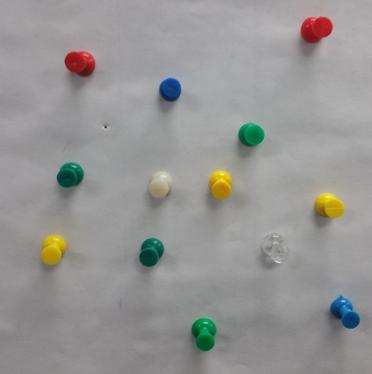
%> input picture Pins_Detection_Project0/Code/Method2/TestImgResized.jpg, 372 x 374 px
$ octave Method2_main.m   (GNU Octave 9; MATLAB toolbox functions it lacks are replaced by stand-ins)
%> lines starting %> are read from the running program, lines starting %| are printed output that depends on the picture; in (x1, y1, x2, y2) boxes, pixels count from 0 and x2, y2 are one past the last pixel; in counts of white or black regions, pixels touching at a corner belong together; the program's own positions count from 1
### Pins_Detection_Project0/Code/Method1 (Final)/lowpass.m
%Code by Abhishek Kathpal

function filtered_image = lowpass(image,sigma)

% gaussian kernel 3*3
[A,B]=meshgrid(-1:1,-1:1);
h=exp(-1*(A.^2 + B.^2)/(2*sigma^2));
h= h / sum(h(:));
filtered_image = imfilter(image,h,'conv');


### Pins_Detection_Project0/Code/Method2/threshold.m
function [pins_thresh,c,n] = threshold(pins_rgb,minH,maxH,minS,maxS,minV,maxV)
pins_hsv = rgb2hsv(pins_rgb);
hue = pins_hsv(:,:,1);
sat = pins_hsv(:,:,2);
val = pins_hsv(:,:,3);
se = strel('disk',10);
pins_thresh =  (hue>minH & hue<maxH) & (sat>minS & sat<maxS) & (val>minV & val<maxV);
pins_thresh = imclose(pins_thresh,se);
[label,n] = bwlabel(pins_thresh);
c  = regionprops(pins_thresh,'centroid');
end

### PinsSegmentation/Code/Method2/output.m
function output(r,g,b,y,wt,rc,gc,bc,yc,wtc)
fprintf('No. of red objects and their locations are : %d.\n', r);
for i=1:1:size(rc,1)
    display(rc(i));
end
fprintf('No. of green objects are : %d.\n', g);
for i=1:1:size(gc,1)
    display(gc(i));
end
fprintf('No. of blue objects are : %d.\n', b);
for i=1:1:size(bc,1)
    display(bc(i));
end
fprintf('No. of yellow objects are : %d.\n', y);
for i=1:1:size(yc,1)
    display(yc(i));
end
fprintf('No. of white and transparent objects are : %d.\n', wt);
for i=1:1:size(wtc,1)
    display(wtc(i));
end

### Pins_Detection_Project0/Code/Method2/Method2_main.m
%Include output.m,threshold.m and lowpass.m files in the same folder
%INITIAL APPROACH: ABHISHEK KATHPAL

clc;
clear all;
close all;

%Reading Input image
pins_rgb = imread('TestImgResized.jpg');
%> pins_rgb is the input picture: size 374x372x3 uint8; mean R, G, B 150.4, 149.8, 148.3
%figure(1);imshow(pins_rgb);

%Denoising image
for k=1:size(pins_rgb,3)
    pins_rgb(:,:,k)=lowpass(pins_rgb(:,:,k), 0.5);
end
%> pins_rgb: size 374x372x3 uint8; 14.12% of pixels changed, all inside (x1, y1, x2, y2) = (0, 0, 372, 374)

%Thresholding colors using their HSV values
[r_pins,rc,r] = threshold(pins_rgb,0.8,1,0.6,1,0.4,0.8);
%> in threshold, `pins_hsv = rgb2hsv(pins_rgb);`: pins_hsv: size 374x372x3 double; mean H, S, V 0.468, 0.0556, 0.601
%> in threshold, `hue = pins_hsv(:,:,1);`:
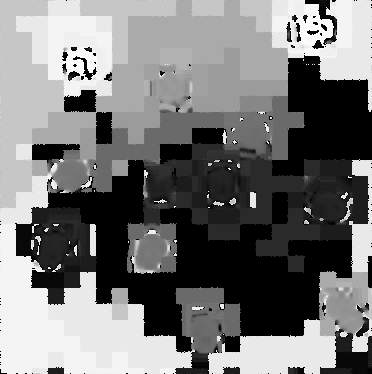
%> hue: size 374x372 double; min 0, max 0.999, mean 0.468
%> in threshold, `pins_thresh =  (hue>minH & hue<maxH) & (sat>minS & sat<maxS) & (val>mi..`: pins_thresh: size 374x372 logical; 0.59% white; 2 white regions, box (x1, y1, x2, y2) and area: (301, 18, 332, 42) 453, (65, 52, 95, 72) 366
%> in threshold, `pins_thresh = imclose(pins_thresh,se);`:
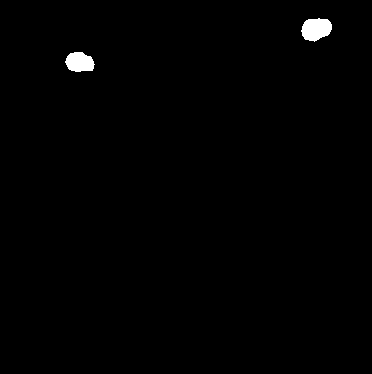
%> pins_thresh: size 374x372 logical; 0.73% white; 2 white regions, box (x1, y1, x2, y2) and area: (301, 18, 332, 42) 550, (65, 52, 95, 72) 460
%> in threshold, `[label,n] = bwlabel(pins_thresh);`: label: size 374x372 double; 3 distinct labels, from 0 to 2
%> in threshold, `[label,n] = bwlabel(pins_thresh);`: n = 2
%> in threshold, `c  = regionprops(pins_thresh,'centroid');`: c = 2 regions; Centroid: [80.2 62.9], [316.7 29.7]
%> rc = 2 regions; Centroid: [80.2 62.9], [316.7 29.7]; r = 2
[g_pins,gc,g] = threshold(pins_rgb,0.2,0.5,0.7,1,0.2,0.6);
%> call 2 of threshold, with minH = 0.2, maxH = 0.5, minS = 0.7, maxS = 1, minV = 0.2, maxV = 0.6
%> in threshold (call 2), `pins_thresh =  (hue>minH & hue<maxH) & (sat>minS & sat<maxS) & (val>mi..`: pins_thresh: size 374x372 logical; 0.98% white; 4 white regions, box (x1, y1, x2, y2) and area: (193, 319, 216, 350) 415, (140, 239, 163, 266) 349, (58, 164, 82, 186) 334, (240, 125, 263, 145) 268
%> in threshold (call 2), `pins_thresh = imclose(pins_thresh,se);`:
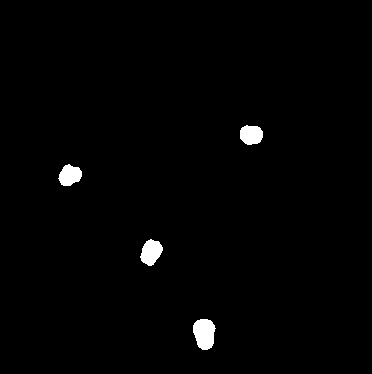
%> pins_thresh: size 374x372 logical; 1.2% white; 4 white regions, box (x1, y1, x2, y2) and area: (193, 319, 216, 350) 546, (140, 239, 163, 266) 419, (58, 164, 82, 186) 373, (240, 125, 263, 145) 371
%> in threshold (call 2), `[label,n] = bwlabel(pins_thresh);`: label: size 374x372 double; 5 distinct labels, from 0 to 4
%> in threshold (call 2), `[label,n] = bwlabel(pins_thresh);`: n = 4
%> in threshold (call 2), `c  = regionprops(pins_thresh,'centroid');`: c = 4 regions; Centroid: [70.5 176], [151.8 252.8], [204.9 334.1], [251.8 135.4]
%> gc has the same summary as c in threshold; g = 4
[b_pins,bc,b] = threshold(pins_rgb,0.5,0.7,0.7,1,0.2,0.6);
%> call 3 of threshold, with minH = 0.5, maxH = 0.7, minS = 0.7, maxS = 1, minV = 0.2, maxV = 0.6
%> in threshold (call 3), `pins_thresh =  (hue>minH & hue<maxH) & (sat>minS & sat<maxS) & (val>mi..`:
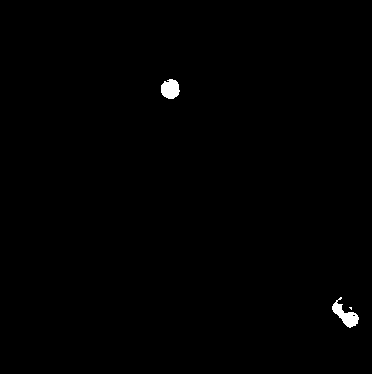
%> pins_thresh: size 374x372 logical; 0.46% white; 3 white regions (1 under 20 px), largest, box (x1, y1, x2, y2) and area: (332, 297, 359, 328) 336, (161, 79, 180, 99) 292
%> in threshold (call 3), `pins_thresh = imclose(pins_thresh,se);`: pins_thresh: size 374x372 logical; 0.52% white; 2 white regions, box (x1, y1, x2, y2) and area: (332, 297, 359, 328) 434, (161, 79, 180, 99) 295
%> in threshold (call 3), `[label,n] = bwlabel(pins_thresh);`: label: size 374x372 double; 3 distinct labels, from 0 to 2
%> in threshold (call 3), `[label,n] = bwlabel(pins_thresh);`: n = 2
%> in threshold (call 3), `c  = regionprops(pins_thresh,'centroid');`: c = 2 regions; Centroid: [170.9 89.6], [346 314.1]
%> bc = 2 regions; Centroid: [170.9 89.6], [346 314.1]; b = 2
[y_pins,yc,y] = threshold(pins_rgb,0.1,0.3,0.8,1,0.6,0.9);
%> call 4 of threshold, with minH = 0.1, maxH = 0.3, minS = 0.8, maxS = 1, minV = 0.6, maxV = 0.9
%> in threshold (call 4), `pins_thresh =  (hue>minH & hue<maxH) & (sat>minS & sat<maxS) & (val>mi..`:
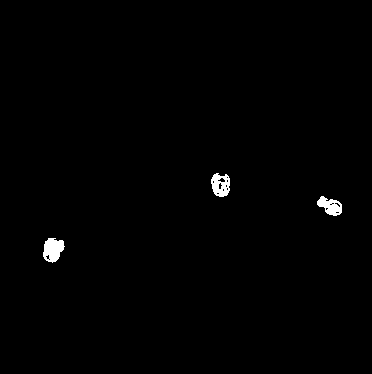
%> pins_thresh: size 374x372 logical; 0.72% white; 3 white regions, box (x1, y1, x2, y2) and area: (43, 238, 65, 263) 382, (211, 173, 230, 197) 319, (317, 196, 342, 216) 297
%> in threshold (call 4), `pins_thresh = imclose(pins_thresh,se);`: pins_thresh: size 374x372 logical; 0.79% white; 3 white regions, box (x1, y1, x2, y2) and area: (43, 238, 65, 263) 401, (211, 173, 230, 197) 375, (317, 196, 342, 216) 329
%> in threshold (call 4), `[label,n] = bwlabel(pins_thresh);`: label: size 374x372 double; 4 distinct labels, from 0 to 3
%> in threshold (call 4), `[label,n] = bwlabel(pins_thresh);`: n = 3
%> in threshold (call 4), `c  = regionprops(pins_thresh,'centroid');`: c = 3 regions; Centroid: [53.6 250.1], [221.4 185.3], [330.8 206.7]
%> yc has the same summary as c in threshold; y = 3

%I consists of regions whih consists of all combined colors
I = r_pins | g_pins | b_pins | y_pins;
%> I: size 374x372 logical; 3.3% white; 11 white regions, largest, box (x1, y1, x2, y2) and area: (301, 18, 332, 42) 550, (193, 319, 216, 350) 546, (65, 52, 95, 72) 460

%Detecting white and transparent using edges and subtracting the Image I
I1 = rgb2gray(pins_rgb);
I2 = edge(I1,'Canny',0.2);
%> I2: size 374x372 logical; 2.6% white in thin lines or dots
c_se = strel('disk',10);
I3 = imclose(I2,c_se);
%> I3: size 374x372 logical; 8.4% white; 13 white regions, largest, box (x1, y1, x2, y2) and area: (1, 1, 371, 373) 3815, (64, 51, 96, 90) 876, (313, 192, 351, 228) 817
I3 = bwareaopen(I3,100);


I4 = I3 - I;
o_se = strel('disk',9);
I4 = imopen(I4,o_se);
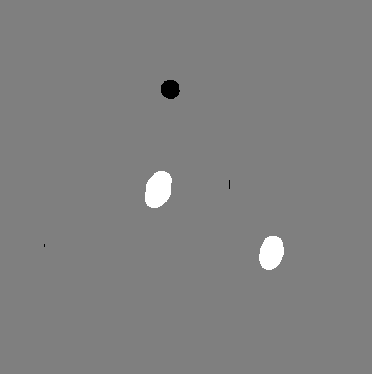
%> I4: size 374x372 double; min -1, max 1, mean 0.0082; drawn with min black and max white
I4 = bwareaopen(I4,100);
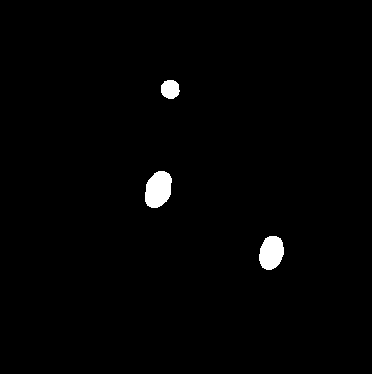
%> I4: size 374x372 logical; 1.2% white; 3 white regions, box (x1, y1, x2, y2) and area: (145, 171, 172, 208) 776, (259, 236, 284, 270) 664, (161, 80, 180, 99) 287
%figure(4);imshow(I4);
[wt_pins,wt] = bwlabel(I4);
%> wt_pins: size 374x372 double; 4 distinct labels, from 0 to 3
%> wt = 3
wtc = regionprops(I4,'centroid');
%> wtc = 3 regions; Centroid: [158.9 190.1], [170.8 89.9], [272 253.3]

%Displaying Output
output(r,g,b,y,wt,rc,gc,bc,yc,wtc);
%| No. of red objects and their locations are : 2.
%> the loop in output, `for i=1:1:size(rc,1)` made 2 passes
%|     Centroid =
%|        80.239   62.880
%|     Centroid =
%|        316.724    29.705
%| No. of green objects are : 4.
%> the loop in output, `for i=1:1:size(gc,1)` made 4 passes
%|     Centroid =
%|         70.480   175.971
%|     Centroid =
%|        151.76   252.78
%|     Centroid =
%|        204.94   334.14
%|     Centroid =
%|        251.84   135.44
%| No. of blue objects are : 2.
%> the loop in output, `for i=1:1:size(bc,1)` made 2 passes
%|     Centroid =
%|        170.888    89.637
%|     Centroid =
%|        345.98   314.09
%| No. of yellow objects are : 3.
%> the loop in output, `for i=1:1:size(yc,1)` made 3 passes
%|     Centroid =
%|         53.591   250.122
%|     Centroid =
%|        221.39   185.26
%|     Centroid =
%|        330.83   206.70
%| No. of white and transparent objects are : 3.
%> the loop in output, `for i=1:1:size(wtc,1)` made 3 passes
%|     Centroid =
%|        158.87   190.07
%|     Centroid =
%|        170.801    89.882
%|     Centroid =
%|        271.95   253.34
